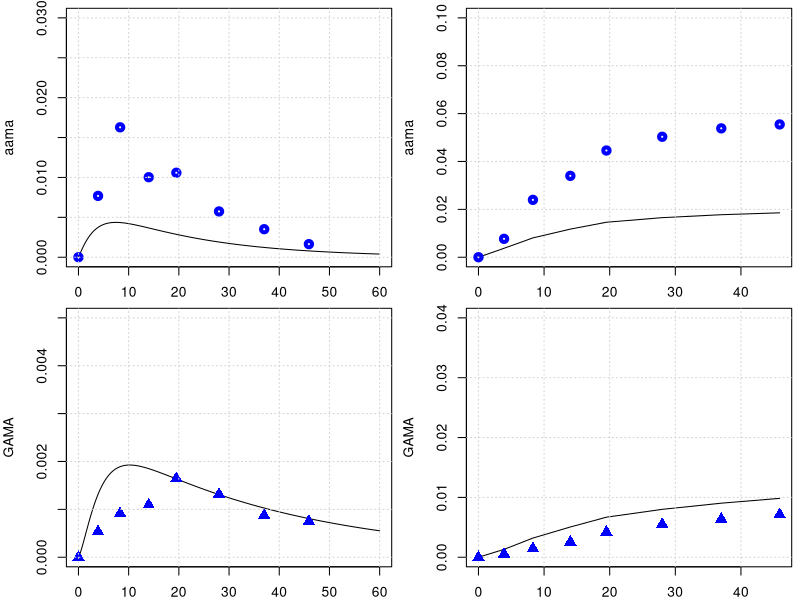

The R script that drew this image:
library(deSolve)
library(minpack.lm)
graphics.off()

# body weight in kg
BW = 70 
# fractions of BW
##https://journals.sagepub.com/doi/pdf/10.1177/ANIB_32_3-4
F_B = 0.079 
F_B_AB = 0.35 #fraction: arterial blood of blood volume
F_B_VB = 0.65 #fraction: venous blood of blood volume
F_Li = 0.026
F_Ki = 0.0044
F_T = 1-(F_B+F_Li+F_Ki)
# organ volumes in L
V_AB <- BW*F_B*F_B_AB 
V_VB <- BW*F_B*F_B_VB 
V_T <- BW*F_T
V_Ki <- BW*F_Ki
V_Li <- BW*F_Li
# cardiac output in L/(kg*h)
##https://journals.sagepub.com/doi/pdf/10.1177/ANIB_32_3-4
QCC = 16        #12.5 # maybe 14 or 6.5 check?
Q_C = QCC*BW^0.75
#FQ_P = 2.5/100 Trine: We don't have a lung compartment in this model
FQ_Li = 0.255
FQ_Ki = 0.19 #total - there is also an aterial flow rate 
FQ_T = 1 -( FQ_Li + FQ_Ki) # +FQ_P) Trine: We don't have a lung compartment in this model
Q_Li <- Q_C*FQ_Li
Q_Ki <- Q_C*FQ_Ki
Q_T <- Q_C*FQ_T

MW_aa = 71   # mg/mmol
MW_ga = 87   # mg/mmol
MW_GSH = 307.32 # mg/mmol
k_0_GSH = 7   # from Sweeney paper.
MW_GSH = 307.32     # mg/mmol
AGSH0 = k_0_GSH * V_Li * MW_GSH

# Maria: I came across this paper and has a lot of interesting toxicokinetc data. Humans are
# exposed to acrylamide and measure urine metabolites. They measured 60% or possibly more.
# of ingested acrylamide is absorbed. 
# We can use half-lives, metabolite fractions, pathway ratios etc. to validate the PBPK in humans.
# 'Toxicokinetics of acrylamide in humans after ingestion of a defined dose in a test meal to improve risk assessment for acrylamide carcinogenicity'
# DOI: 10.1158/1055-9965.EPI-05-0647

# +++++++++++++++++++++++++++++++++++++++++++++++++++++++++++++++++
# partition coefficient 
### we comback later
pAA_TB = 0.9
pAA_KiB = 0.1
pAA_LiB = 0.93 
# Maybe we said it earlier and these parameters are not sensitive to the model, but from which paper did you get the values of these partition coefs., 
# in the paper of Sweeney and of Li are different pAA_LiB = 0.4 and pAA_KiB = 0.8.

# reaction rate constants 
k_AAuptake = 1 #1/h

k_onAA_T = 0.028  #1/h     # we took it from Sweenney
k_onAA_B = 0.036  #1/h
k_onAA_Li = 0.71 #1/h
k_onAA_Ki = 0.13 #1/h

# from 0.23 to 0.35
k_cl_GSH = 0.035   # 1/h   #  reference from Maria

# k_onAA_GSH = 0.55 # L/(mmol h)
# check, we do not use it any more.
k_exc_AAMA = 0.049   # 0.049 #1/h or 0.13 # this will change the shape

# Maximum velocity for enzymatic reaction 
V_max_p450 = 9 /MW_aa*BW^0.7  # mg/h  from Sweenney paper, checked!
# maximum rate of GA and AA conjugation with GSH (mg/(h BW^0.7))
Vmax_AA_GSH <- 24*BW^0.7 # from the Sweeny  fitted   mg/h




#????????????????????????????????
#????????????????????????????????
#????????????????????????????????
#????????????????????????????????
#????????????????????????????????
#????????????????????????????????
### PARAMETERS FOR GA
# partition coefficient
pGA_TB = 0.97
pGA_LiB = 0.9
pGA_KiB = .3

#k_onGA_GSH = 0.8 #L/(mmol h)
k_onGA_T = 0.69        #1/h
k_onGA_B = 0.108       #1/h
k_onGA_Ki = k_onAA_T/2 #1/h
k_onGA_Li = 0.115      #1/h

k_exc_GAMA = 0.027     # 0.077 #1/h  # or 0.027 # from sweeney
k_exc_GAOH = 0.077     # 1/h  # from sweeney
# (removed as no longer used) k_exc_GA <- .4         # 1/h Q_Ki*0.025

PL1 = 1.7     # liver/blood partition AA'
PL2 = 0.9     # liver/blood partition GA'

VMAXGC1 = 1   #!Vmax for GSH-AA conjugation mg/hr-kg^0.7
VMAXG1 = VMAXGC1/MW_aa*BW**0.7    # !$'Liver AA-GSH rate'

# Maximum velocity for enzymatic reaction 
V_max_EH = 20 /MW_ga*BW^0.7  
KM_p450 = 10.0
KM_EH = 100.0
# maximum rate of GA and AA conjugation with GSH (mg/(h BW^0.7))
Vmax_GA_GSH <- 20*BW^0.7 # from the Sweeny  fitted   mg/h

KMG1 = 100  #!Km with respect to AA for GSH conjugation mg/L (from Sweeny code) 
# Trine: This should be mg. Delete the term MW_aa
# Sweeney has this parameter for rats ans 100 mg/L why did you use this number and why divived by MW??
# Sweeney says this is 64 mg/L in the paper##This comment is wrong ignore
KMGG = 0.1/MW_GSH        # !KM with respect to GSH for AA or GA conjugation with GSH mmol/L. Trine: should be mg/L
####and that this is 307 mg/L #This comment is wrong ignore
KMG2 = 100  #!Km with respect to GA for GSH conjugation mM. Trine: This should be mg. Delete the term MW_aa
# The same comment as for KMG1

# from the code, not from paper
KPT_Li = 0.015    # !'protein turnover rate in liver'# this is confimred in the exp. values of Sweeney
KPT_Ki = 0.013    # !'protein turnover rate in kidney'# 1/h this is 0.012 in Sweeney, I guess its not much of difference
KPTR = 0.013      # !'protein turnover rate in rpt'# this is 0.012 in Li et.al
KPTS = 0.0039     # !'protein turnover rate in spt'# and this they have it 0.0051 Sweeney and Li 0.0012 refering to Sweeney
KPTRB = 0.0039    # !'protein turnover rate in rbc'# how did we get that?
KPTPL = 0.012    # !'protein turnover rate in plasma'# Sweeney has 0.012 for this value
# +++++++++++++++++++++++++++++++++++++++++++++++++++++++++++++++++
# create list of parameter
# +++++++++++++++++++++++++++++++++++++++++++++++++++++++++++++++++
params <- unlist(c(data.frame(pAA_TB, pAA_LiB, pAA_KiB,
                              pGA_TB, pGA_LiB, pGA_KiB,
                              k_onAA_T, k_onAA_B, k_onAA_Li,  k_onAA_Ki,
                              k_onGA_T, k_onGA_B, k_onGA_Li, k_onGA_Ki, 
                              k_exc_AAMA, k_exc_GAMA,
                              k_cl_GSH, V_max_p450, KM_p450, V_max_EH, KM_EH,
                              k_AAuptake)
                              ))
yini <- c(m_AA_AB = 0.0, m_GA_AB = 0.0,      a_pb_AA_B = 0 ,
          m_AA_VB = 0.0, m_GA_VB = 0.0,
          m_AA_Ki = 0.0, m_GA_Ki = 0.0, m_AA_dose = 0 ,
          m_AA_Li = 0.0, m_AAMA = 0.0, 
          m_GA_Li = 0.0, a_pb_GA_Li = 0.0,
          m_GAMA  = 0.0,       
          m_GSH_Li = k_0_GSH * V_Li * MW_GSH, 
          m_AA_T = 0.0, m_GA_T = 0.0,
          m_GAOH = 0.0, 
          m_AA_out = 0.0, m_AA_in = 0.0, m_AA_accum = 0.0, m_AA_free = 0.0, 
          m_GA_out = 0.0, m_GA_in = 0.0, m_GA_accum = 0.0, m_GA_free = 0.0, 
          a_pb_AA_Ki = 0,  a_pb_AA_Li = 0,
          a_pb_GA_Ki = 0, a_pb_AA_T = 0, a_pb_GA_B = 0, a_pb_GA_T = 0
)
# ++++++++++++++++++++++++++++++++++++++++++++++++++++++++++++++++++
# PBPK model for Acrylamide 
# ++++++++++++++++++++++++++++++++++++++++++++++++++++++++++++++++++
PBPKmodelAA <- function(t,state,parameter){
  with(as.list(c(t,state,parameter)), {
    #----#---#  Model for AA  #---#---#
    # concentrations blood in the organs in mg/L
    c_AA_AB <- m_AA_AB/V_AB   
    c_AA_VB <- m_AA_VB/V_VB
    c_AA_T <- m_AA_T/V_T
    c_AA_Li <- m_AA_Li/(V_Li*PL1) #Trine: Should we multiply with PL1 as we do for GA
    c_AA_Ki <- m_AA_Ki/V_Ki
    
    c_GSH_Li <- m_GSH_Li/V_Li
    # units checked -> mg/h   
    dm_AA_dose <- - k_AAuptake*m_AA_dose
    
    # Blood
    #-----------------------------
    # units checked -> mg/h   
    dm_AA_AB <- Q_C*(c_AA_VB - c_AA_AB) - k_onAA_B*m_AA_AB
    dm_AA_VB <- Q_T*(c_AA_T/pAA_TB) + Q_Li*(c_AA_Li/pAA_LiB) + Q_Ki*(c_AA_Ki/pAA_KiB) - Q_C*c_AA_VB -k_onAA_B*m_AA_VB
    # Trine: I added this. Can we make an overall turnover rate in blood? Is this correct? 
    da_pb_GA_B <- k_onAA_B*m_AA_AB + k_onAA_B*m_AA_VB - a_pb_GA_B*KPTRB
    
    # Kidney
    #---------------------------------
    # units checked -> mg/h   
    dm_AA_Ki <- Q_Ki*c_AA_AB -Q_Ki*(c_AA_Ki/pAA_KiB) - k_onAA_Ki*m_AA_Ki 
    # protein tunr over AA in Kidney
    da_pb_AA_Ki <- k_onAA_Ki*m_AA_Ki - a_pb_AA_Ki*KPT_Ki
   
    # unit chekced mg/h 
    metAA_GSH <- Vmax_AA_GSH * c_AA_Li * c_GSH_Li / ( (KMG1 + c_AA_Li) * (KMGG + c_GSH_Li) )
    # Then the units of this eq. are not mg/h, with the KMG1 & KMGG having the MW!
    
    metAA_P450 <- V_max_p450 * MW_aa * c_AA_Li/ (KM_p450 + c_AA_Li)
    
    # units checked -> mg/h  
    dm_AA_Li <- Q_Li*(c_AA_AB - c_AA_Li/pAA_LiB) + k_AAuptake*m_AA_dose - k_onAA_Li*m_AA_Li  - metAA_P450 - metAA_GSH 
    # protein turn over AA in Liver
    da_pb_AA_Li <- k_onAA_Li*m_AA_Li - a_pb_AA_Li * KPT_Li
    
    # Tissue
    #--------------------------------------------------------------
    # units checked -> mg/h   
    dm_AA_T <- Q_T*(c_AA_AB - c_AA_T/pAA_TB) - k_onAA_T*m_AA_T
    # protein turn over AA in Tussue
    da_pb_AA_T <- k_onAA_T*m_AA_T - a_pb_AA_T * KPTS
    
    # Urine
    #-------------------------------------------------------------
    # units checked -> mg/h   
    dm_AAMA <- metAA_GSH - m_AAMA*k_exc_AAMA 

    dm_AA_out <- metAA_P450 + metAA_GSH + k_onAA_Li*m_AA_Li
    dm_AA_in <- k_AAuptake * m_AA_dose
    dm_AA_accum <- k_onAA_B*m_AA_AB +k_onAA_B*m_AA_VB +k_onAA_T*m_AA_T +k_onAA_Ki*m_AA_Ki
    dm_AA_free <- dm_AA_AB + dm_AA_VB +dm_AA_T +dm_AA_Li +dm_AA_Ki

      #--------------------------------------------------------------
    ########################################################################################    
    #-GA-#-GA-#  Model for GA  #-GA-#-GA-#    
    #concentrations blood in the organs in mg/L
    c_GA_AB <- m_GA_AB/V_AB ;   c_GA_VB <- m_GA_VB/V_VB
    c_GA_T <- m_GA_T/V_T
    c_GA_Li <- m_GA_Li/(V_Li*PL2)
    c_GA_Ki <- m_GA_Ki/V_Ki
    
    # Blood
    #-----------------------------
    # units checked -> mg/h   
    dm_GA_AB <- Q_C*(c_GA_VB - c_GA_AB) -k_onGA_B*m_GA_AB
    # units checked -> mg/h   
    dm_GA_VB <- Q_T*(c_GA_T/pGA_TB) + Q_Li*(c_GA_Li/pGA_LiB) + Q_Ki*(c_GA_Ki/pGA_KiB) - Q_C*c_GA_VB - k_onGA_B*m_GA_VB
    # units checked -> mg/h   
    da_pb_AA_B <- k_onGA_B*m_AA_AB + k_onGA_B*m_AA_VB - a_pb_GA_B*KPTRB
    
    # Kidney
    #---------------------------------
    dm_GA_Ki <- Q_Ki*c_GA_AB -Q_Ki*(c_GA_Ki/pGA_KiB) -k_onGA_Ki*m_GA_Ki 
    # protein tunr over AA in Kidney
    da_pb_GA_Ki <- k_onGA_Ki*m_GA_Ki - a_pb_GA_Ki*KPT_Ki
    
    # Liver
    #--------------------------------
    # units checked -> mg/h
    metGA_GSH <- Vmax_GA_GSH * c_GSH_Li *c_GA_Li / (c_GA_Li + KMG2)/(c_GSH_Li + KMGG)
    metGA_EH <- V_max_EH *MW_ga *c_GA_Li / (KM_EH + c_GA_Li)
    # units checked -> mg/h 
    dm_GA_Li <- Q_Li*(c_GA_AB - c_GA_Li/pGA_LiB) - k_onGA_Li*m_GA_Li + metAA_P450 - metGA_GSH -metGA_EH 
    # protein tunr over GA in Liver
    da_pb_GA_Li = k_onGA_Li*m_GA_Li - a_pb_GA_Li*KPT_Li 
    
    # units checked -> mg/h, 
    dm_GAMA <-  metGA_GSH  -m_GAMA*k_exc_GAMA
    
    #????????????????????????????????????????????
    # we need a new k_exc_GAOH
    dm_GAOH <- metGA_EH - m_GAOH*k_exc_GAOH
    
    # Tissue    #-----------------------------------------------------
    dm_GA_T <- Q_T*(c_GA_AB - c_GA_T/pGA_TB) - k_onGA_T*m_GA_T
    da_pb_GA_T <- k_onGA_T*m_GA_T - a_pb_GA_T * KPTS
    
    # Liver
    #--------------------------------
    # units checked -> mg/h
    dm_GSH_Li <- k_0_GSH * V_Li * MW_GSH - k_cl_GSH*m_GSH_Li - metAA_GSH - metGA_GSH
    
    dm_GA_out <- metGA_GSH + metGA_EH 
    dm_GA_in <- metAA_P450
    dm_GA_accum <- k_onGA_B*m_GA_AB +k_onGA_B*m_GA_VB +k_onGA_T*m_GA_T +k_onGA_Li*m_GA_Li +k_onGA_Ki*m_GA_Ki
    dm_GA_free <- dm_GA_AB + dm_GA_VB +dm_GA_T +dm_GA_Li +dm_GA_Ki 
    
    return(list(c(dm_AA_AB,    dm_GA_AB,   da_pb_AA_B,
                  dm_AA_VB,    dm_GA_VB,
                  dm_AA_Ki,    dm_GA_Ki,    dm_AA_dose,
                  dm_AA_Li,    dm_AAMA,   
                  dm_GA_Li,   da_pb_GA_Li, dm_GAMA,
                  dm_GSH_Li,  dm_AA_T,     dm_GA_T,
                  dm_GAOH,
                  dm_AA_out,  dm_AA_in,   dm_AA_accum,  dm_AA_free,
                  dm_GA_out,  dm_GA_in,   dm_GA_accum,  dm_GA_free,
                  da_pb_AA_Ki,    da_pb_AA_Li,
                  da_pb_GA_Ki,    da_pb_AA_T, da_pb_GA_B , da_pb_GA_T   )))
  })
}
PBPKmodelAA <- compiler::cmpfun(PBPKmodelAA)



################################################################
# manual readout from Kopp and Dekant 2009
################################################################
times <- seq(from = 0, to = 60, by = 0.1)
diet <- data.frame(var = "m_AA_dose", method = "add",
                   time = c(0.0),  value = 0.5 *BW /1000 )  # dose of 0.05 microg/kg bw
out <- ode(y = yini, times = times, func = PBPKmodelAA, parms = params, events = list(data = diet))
yobs_urine <- data.frame(
  time = c(0.0, 3.9, 8.3, 14, 19.5, 28, 37, 45.9),
  AAMA = c(0.0/1000000, 32.8/1000000, 69.5/1000000, 42.8/1000000, 45.2/1000000, 24.5/1000000, 15/1000000, 7/1000000)*234.28, #https://pubchem.ncbi.nlm.nih.gov/compound/N-Acetyl-S-_2-carbamoylethyl_-L-cysteine
  GAMA = c(0.0, 2.15*1e-6, 3.66*1e-6, 4.38*1e-6, 6.57*1e-6, 5.26*1e-6, 3.50*1e-6, 3.0*1e-6)*250.27
)

# plot for AAMA in urinary
par(mfrow=c(2,2),mar=c(2,4,.5,.5))
plot(out[,'time'], out[,'m_AAMA']   ,type = 'l',xlab = 'time', ylab = 'aama', ylim = c(0,.03) )
points(yobs_urine$time, yobs_urine$AAMA , col="blue", lwd = 4) ; grid()
time_points_measure_unrine = c(1, 40, 84, 141, 196, 280 , 371, 460)
tamtam = out[,'m_AAMA'][time_points_measure_unrine ]
plot(yobs_urine$time, cumsum( tamtam ),type = 'l', ylab = 'aama', ylim = c(0,.1), xlab = 'time' ); grid()
points(yobs_urine$time, cumsum(yobs_urine$AAMA) , col="blue", lwd = 4)

# plot for GAMA 
plot(out[,'time'], out[,'m_GAMA']  ,type = 'l',xlab = '', ylab = 'GAMA', ylim = c(0,.005) )
points(yobs_urine$time, yobs_urine$GAMA , col="blue", cex = 1.5, pch = 17); grid()
time_points_measure_unrine = c(1, 40, 84, 141, 196, 280 , 371, 460)
tamtam = out[,'m_GAMA'][time_points_measure_unrine ]
plot(yobs_urine$time, cumsum( tamtam ),type = 'l',xlab = '', ylab = 'GAMA', ylim = c(0,.04) ); grid()
points(yobs_urine$time, cumsum(yobs_urine$GAMA) , col="blue",cex = 1.5, pch = 17)
